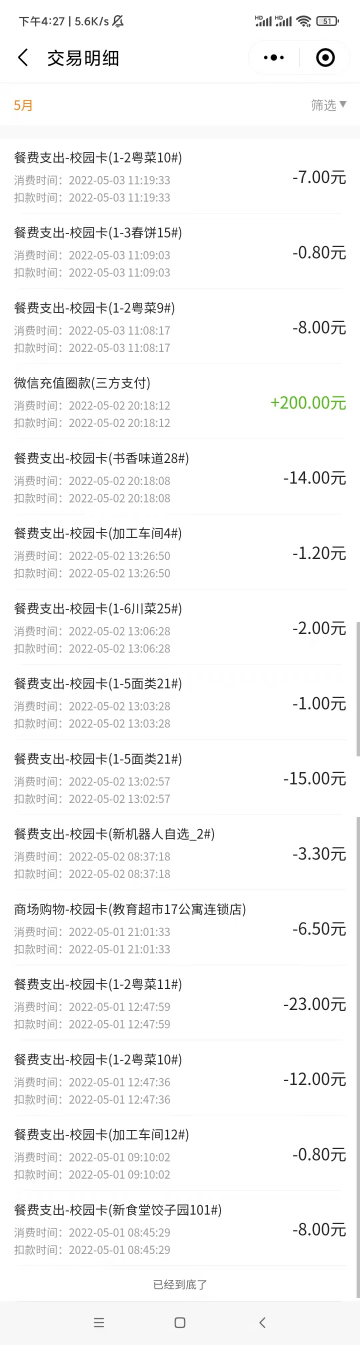
#> input picture test.jpg, 1080 x 4033 px (shown at 1/3 size)
$ python test.py
#> lines starting #> are read from the running program, lines starting #| are printed output that depends on the picture; after the words box and inside, x2 and y2 are one past the last pixel; in counts of white or black regions, pixels touching at a corner belong together
from importlib.resources import path
from PIL import Image
import pytesseract
import cv2
import os

path = os.getcwd()
path_after = "/".join(path.split("\\"))
sum = 0.00

def threshold_By_OTSU(input_img_file):
    image=cv2.imread(input_img_file)
    gray = cv2.cvtColor(image, cv2.COLOR_BGR2GRAY)   ##要二值化图像，必须先将图像转为灰度图
    ret, binary = cv2.threshold(gray, 0, 255, cv2.THRESH_BINARY | cv2.THRESH_OTSU)
    print("threshold value %s" % ret)  #打印阈值，超过阈值显示为白色，低于该阈值显示为黑色
    cv2.imwrite( path_after +'/temp_after.jpg', binary)


with Image.open(path_after +'/test.jpg') as im1:
#> im1 is the input picture: PIL image 1080x4033 RGB; mean R, G, B 245.9, 245.9, 245.8
    maxHeight = im1.size[1]
#> maxHeight = 4033
    box = (750, 418, 992, (maxHeight-227))
#> box = (750, 418, 992, 3806)
    im2 = im1.crop(box)
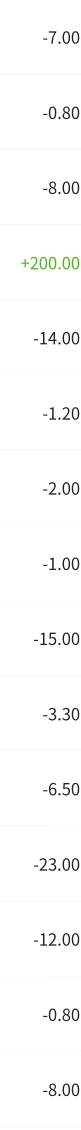
#> im2: PIL image 242x3388 RGB (shown at 1/3 size); mean R, G, B 250.1, 250.3, 249.9
    im2.save(path_after +'/temp_middle.jpg')
threshold_By_OTSU(path_after +'/temp_middle.jpg')
#> in threshold_By_OTSU, `ret, binary = cv2.threshold(gray, 0, 255, cv2.THRESH_BINARY | cv2.THRE..`:
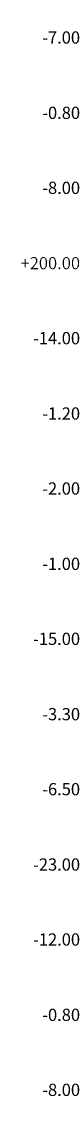
#> binary: shape (3388, 242) (shown at 1/3 size); 97.8% white; 81 black regions, largest, box (x1, y1, x2, y2) and area: (188, 320, 210, 357) 373, (146, 544, 169, 582) 370, (146, 3251, 169, 3288) 368
#> in threshold_By_OTSU, `ret, binary = cv2.threshold(gray, 0, 255, cv2.THRESH_BINARY | cv2.THRE..`: ret = 156
#| threshold value 156.0
with Image.open(path_after +'/temp_after.jpg') as im3:
#> (the run stopped early here; a loop or call above may not have finished)
